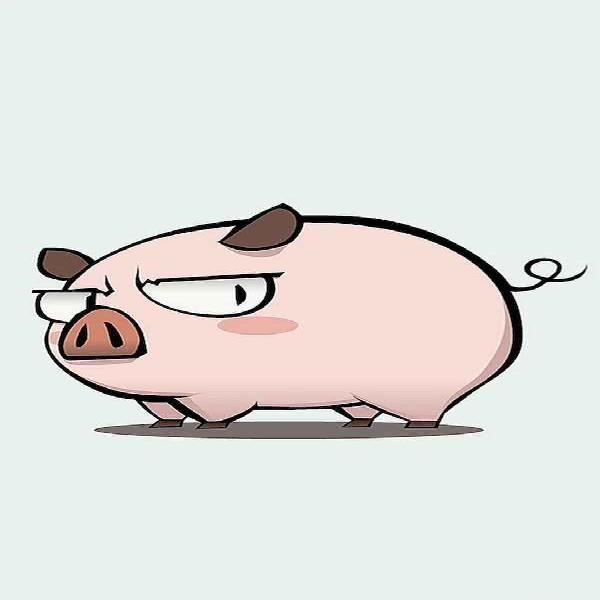
#> input picture images/test2.jpg, 600 x 600 px
$ python imageEnhance_demo.py
#> lines starting #> are read from the running program, lines starting #| are printed output that depends on the picture
#coding=utf-8
import Image,ImageEnhance
pic = Image.open("../images/test2.jpg")
#> pic is the input picture: PIL image 600x600 RGB; mean R, G, B 224.2, 225.2, 221.7

#亮度增强
brightness = ImageEnhance.Brightness(pic)
bright_pic = brightness.enhance(2.0)
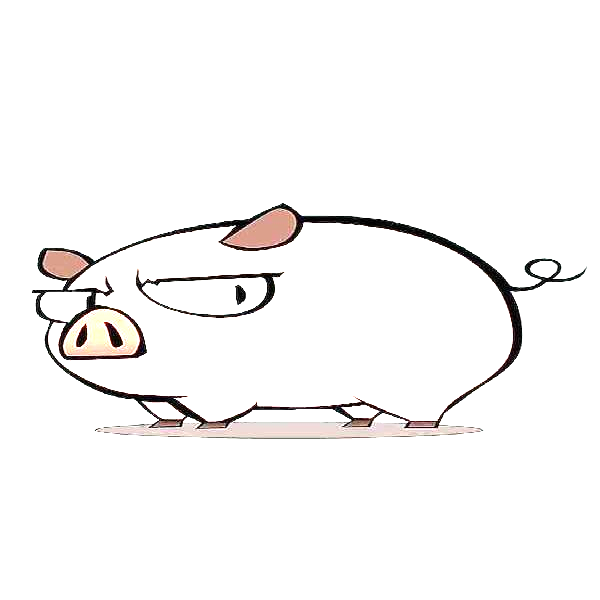
#> bright_pic: PIL image 600x600 RGB; mean R, G, B 247.7, 246.6, 246.3
bright_pic.show()
bright_pic.save("../images/test6.jpg")

#图像尖锐化
sharpness = ImageEnhance.Sharpness(pic)
sharp_pic = sharpness.enhance(5.0)
sharp_pic.show()
sharp_pic.save("../images/test7.jpg")

#对比度增强
contrast = ImageEnhance.Contrast(pic)
contrast_pic = contrast.enhance(3.0)
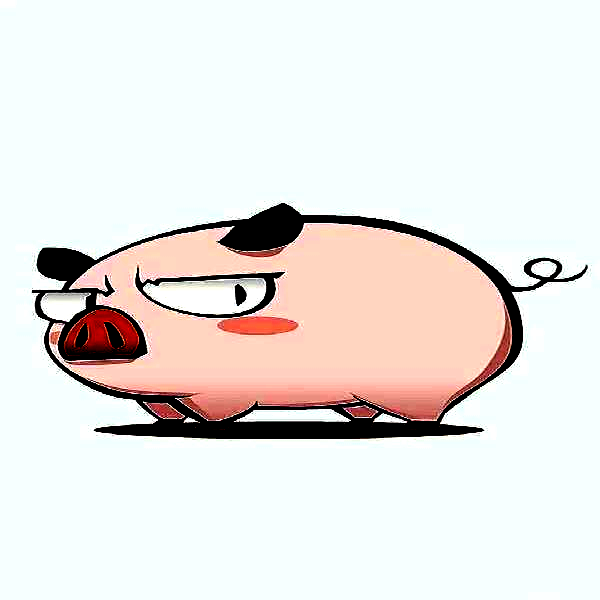
#> contrast_pic: PIL image 600x600 RGB; mean R, G, B 231.3, 228.3, 225.2
contrast_pic.show()
contrast_pic.save("../images/test8.jpg")

$ run again, with images/163mail_smtp_html_successful.jpg copied over images/test2.jpg
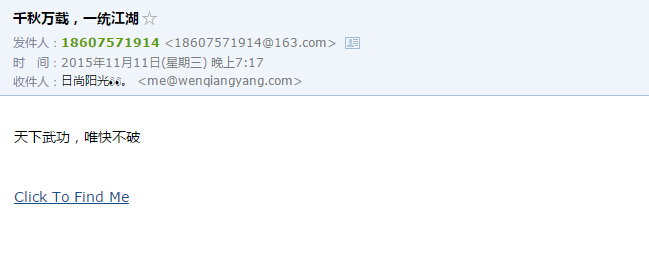
#> input picture images/163mail_smtp_html_successful.jpg, 649 x 258 px
#> pic is the input picture: PIL image 649x258 RGB; mean R, G, B 245.4, 247.5, 249.7
#> `bright_pic = brightness.enhance(2.0)`:
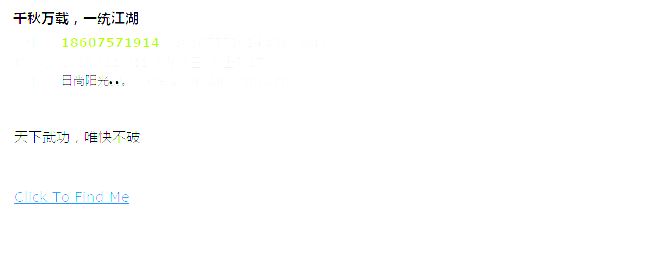
#> bright_pic: PIL image 649x258 RGB; mean R, G, B 253.3, 253.7, 253.5
#> `contrast_pic = contrast.enhance(3.0)`:
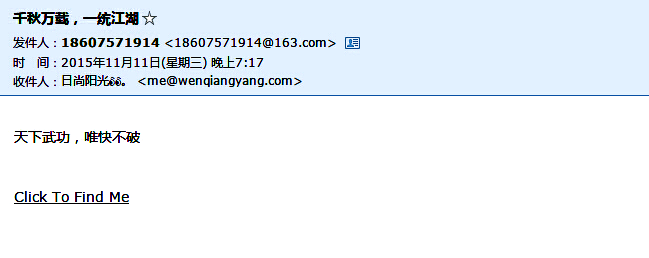
#> contrast_pic: PIL image 649x258 RGB; mean R, G, B 236.8, 242.3, 247.6
